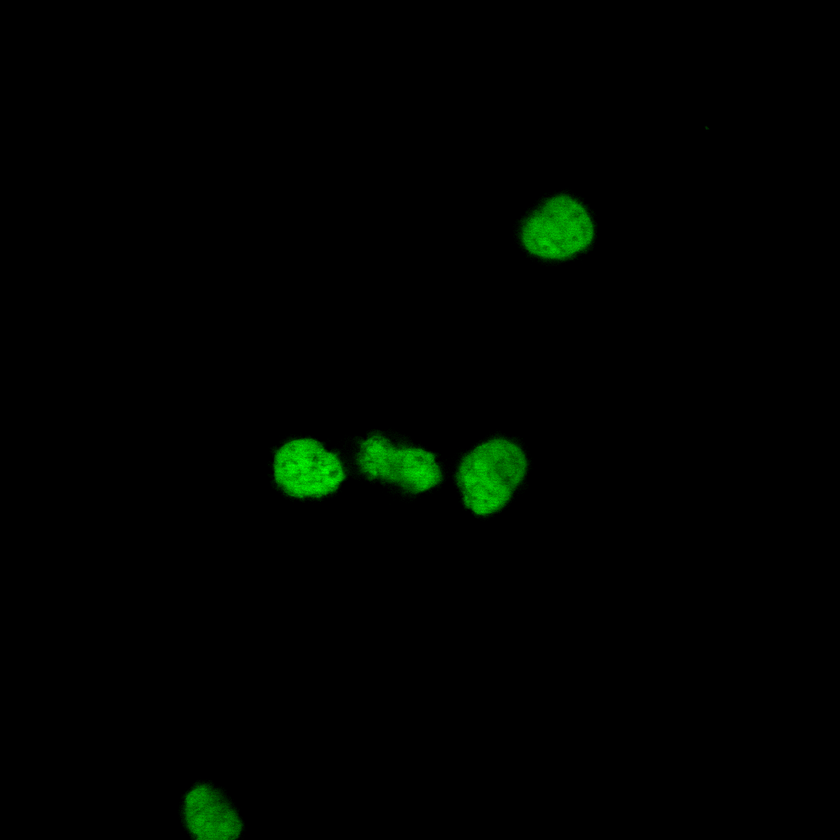
#> input picture LX-2/NT/01_nucleus.tif, 840 x 840 px, shrunk from 1024 x 1024 before the run, found by its file name
$ python main2d.py   (older library calls are emulated)
#> lines starting #> are read from the running program, lines starting #| are printed output that depends on the picture
### loader.py
import matplotlib.pyplot as plt

'''
Load single image
Input: filename
Output: ndarray
'''
def load_image(filename):
	temp = plt.imread(filename)
	return(temp)
#

'''
Load a set of images for the same slice.
Input: list of image filenames
Output: list of ndarrayas (in the same order as input data)
'''
def load_slice(filenames, togray = False):
	temp = []
	for i in filenames:
		ndarr = load_image(i)
		if togray:
			ndarr = select_channel(ndarr, 0) # move outside
		temp.append(ndarr)
	return(temp)
#

'''
Load several slices.
Input: list of lists of image filenames
Output: list of lists of ndarrayas (in the same order as input data)
'''
def load_slices(slices, togray = False):
	slices_data = []
	for i in slices:
		slices_data.append(load_slice(i, togray))
	return(slices_data)
#

# Select different channels

'''
Select only 1 channel from multichannel images
Input: ndarray (more than 2 dimensions)
Output: ndarray (2 dimensions)
'''
def select_channel(ndarr, channel = 0):
	temp = ndarr[:,:,channel]
	return(temp)
#

# '''
# Load stack of slices (multiple images per slice supported)
# Input: list of lists of image filenames
# Output: list of lists of ndarrayas (in the same order as input data)
# '''
# # def loadstack(filenames):
# 	temp = []
# 	for i in filenames:
# 		temp.append(loadslice[i])
# 	return(temp)
#

### processing.py
import scipy.ndimage
import mahotas
import numpy as np
import scipy.stats
import loader
import output

# # # # # # # # # # # #
#  Single image of pairs of images analysis
# # # # # # # # # # # #

'''
Select pixel values applying a mask (0/>1 mask).
Mask must have the same size of image.
'''
def select_region(image, mask):
	selection = image[mask>0]
	return(selection)
#


'''
Identify ROIs by taking all pixels with value > 0
'''
# [12 lines left out: function find_ROI, not called in this run]
#


'''
Identify ROI and returns molecule intensity values of selected pixels
'''
# [4 lines left out: function get_intensity, not called in this run]
#

def compare_distributions(dist1, dist2):
	return(scipy.stats.ranksums(dist1, dist2))
#

'''
Get molecular distribution from a deck of slices
For each slice evaluate:
- amount of molecule in pixels selected by mask
- amount of molecule in pixels from all the molecule image
- amount of molecule in pixels from all the molecule image but mask
'''
def get_molecule_distribution(dataset,
		nucleus_index = 0, molecule_index = 1,
		nucleus_channel = 1, molecule_channel = 0,
		nucleus_fill_holes = True, nucleus_otsu = True,
		molecule_fill_holes = False, molecule_otsu = True
		):

	slices = loader.load_slices(dataset)
	slices_gray = []
	for i in slices:
		slices_gray.append([])
		if not nucleus_channel == None:
			slices_gray[len(slices_gray)-1].append(loader.select_channel(i[nucleus_index], channel = nucleus_channel))
		else:
			slices_gray[len(slices_gray)-1].append(i[nucleus_index])
		if not molecule_channel == None:
			slices_gray[len(slices_gray)-1].append(loader.select_channel(i[molecule_index], channel = molecule_channel))
		else:
			slices_gray[len(slices_gray)-1].append(i[molecule_index])


	slices_mask = []
	for i in slices_gray:
		slices_mask.append([])
		slices_mask[len(slices_mask)-1].append(find_ROI(i[0], fill_holes=nucleus_fill_holes, otsu=nucleus_otsu))  # only nucleus
		slices_mask[len(slices_mask)-1].append(find_ROI(i[1], fill_holes=molecule_fill_holes, otsu=molecule_otsu))  # whole cell

	for i in slices_mask:
		i.append(i[1]*(1.0-i[0])) # only cyto


	slices_intensity = []
	for i in range(0,len(slices_mask)):
		slices_intensity.append([])
		for j in slices_mask[i]:
	 		slices_intensity[len(slices_intensity)-1].append(select_region(slices_gray[i][1], j))


	merged_intensity = []
	for i in range(0,len(slices_intensity[0])):
		merged_intensity.append(np.array([]))
	for j in slices_intensity:
		for k in range(0,len(j)):
			merged_intensity[k] = np.concatenate([merged_intensity[k], j[k]])

	# [4 lines of commented-out code are left out]

	data = {}
	data['slices'] = slices
	data['slices_gray'] = slices_gray
	data['slices_mask'] = slices_mask
	data['slices_intensity'] = slices_intensity
	data['merged_intensity'] = merged_intensity
	data['slices_dataset'] = dataset

	return(data)
#

# def compare_molecule_distribution(dataset,
# 		nucleus_index = 0, molecule_index = 1,
# 		nucleus_channel = 1, molecule_channel = 0,
# 		nucleus_fill_holes = True, nucleus_otsu = True,
# 		molecule_fill_holes = False, molecule_otsu = True
# 		):

def compare_molecule_distribution(datasets,
		nucleus_index = 0, molecule_index = 1,
		nucleus_channel = 1, molecule_channel = 0,
		nucleus_fill_holes = True, nucleus_otsu = True,
		molecule_fill_holes = False, molecule_otsu = True
		):
#> called with nucleus_index = 0, molecule_index = 1, nucleus_channel = 1, molecule_channel = 0, nucleus_fill_holes = True, nucleus_otsu = True, molecule_fill_holes = False, molecule_otsu = False
	conditions = []
	for i in datasets:
		conditions.append(get_molecule_distribution(i,
			nucleus_index = nucleus_index, molecule_index = molecule_index, nucleus_channel = nucleus_channel, molecule_channel = molecule_channel,
			nucleus_fill_holes = nucleus_fill_holes, nucleus_otsu = nucleus_otsu, molecule_fill_holes = molecule_fill_holes, molecule_otsu = molecule_otsu))
#> this loop made 1 pass
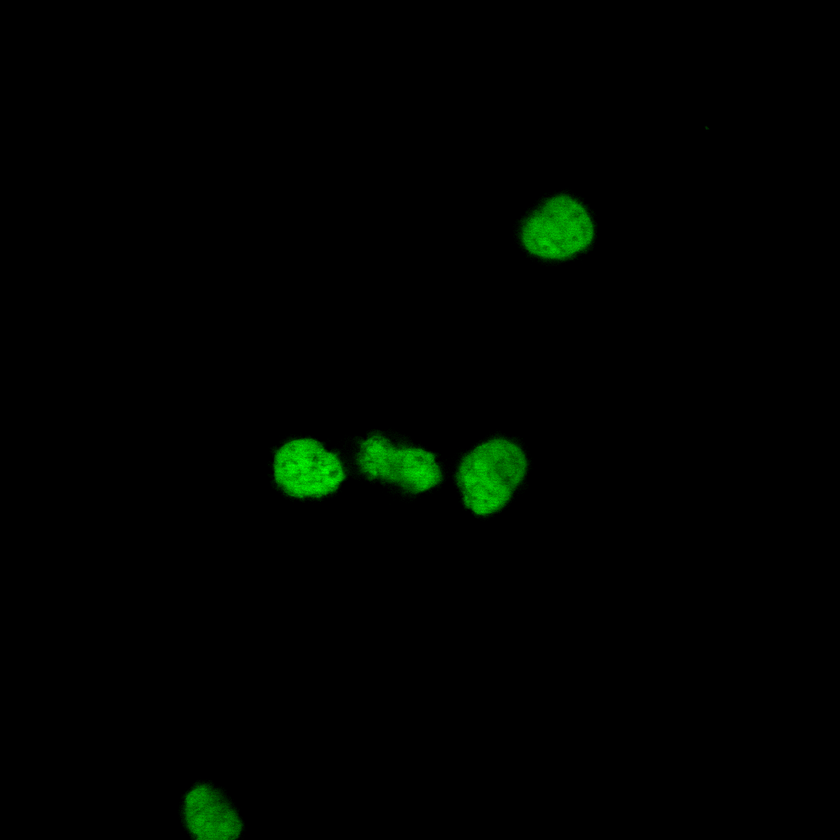
#> input picture LX-2/NT/01_nucleus.tif, 840 x 840 px, shrunk from 1024 x 1024 before the run, found by its file name
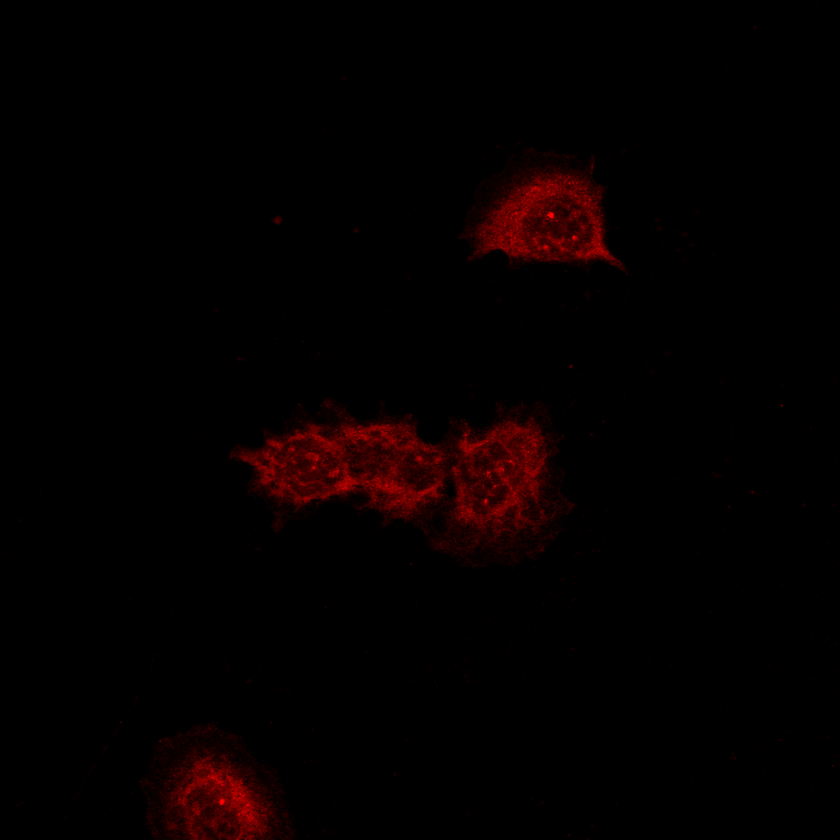
#> input picture LX-2/NT/01_LITAF.tif, 840 x 840 px, shrunk from 1024 x 1024 before the run, found by its file name
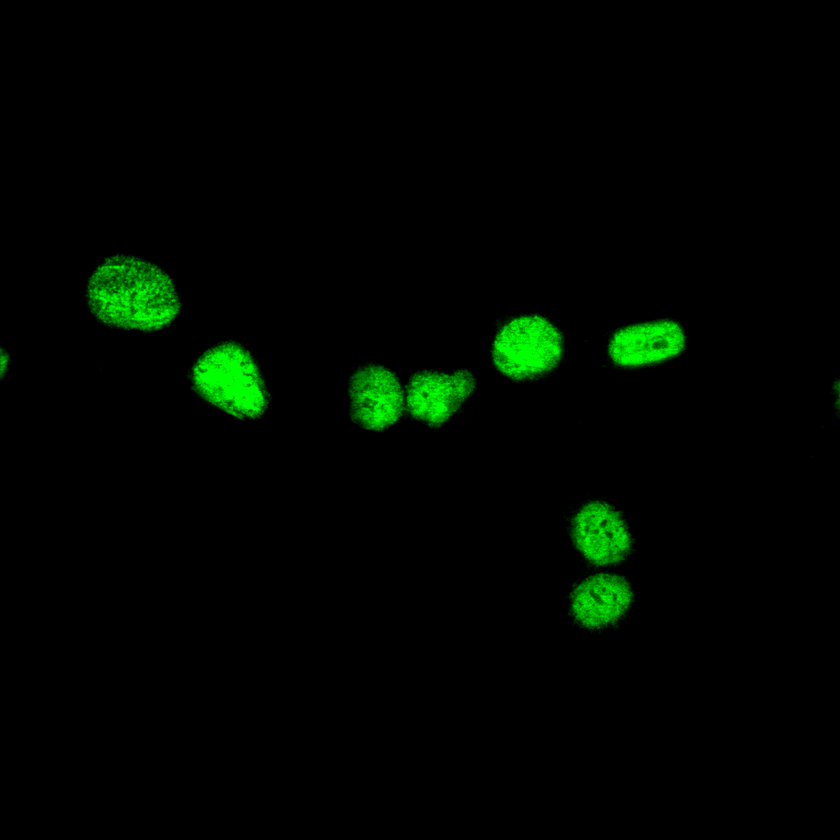
#> input picture LX-2/NT/02_nucleus.tif, 840 x 840 px, shrunk from 1024 x 1024 before the run, found by its file name
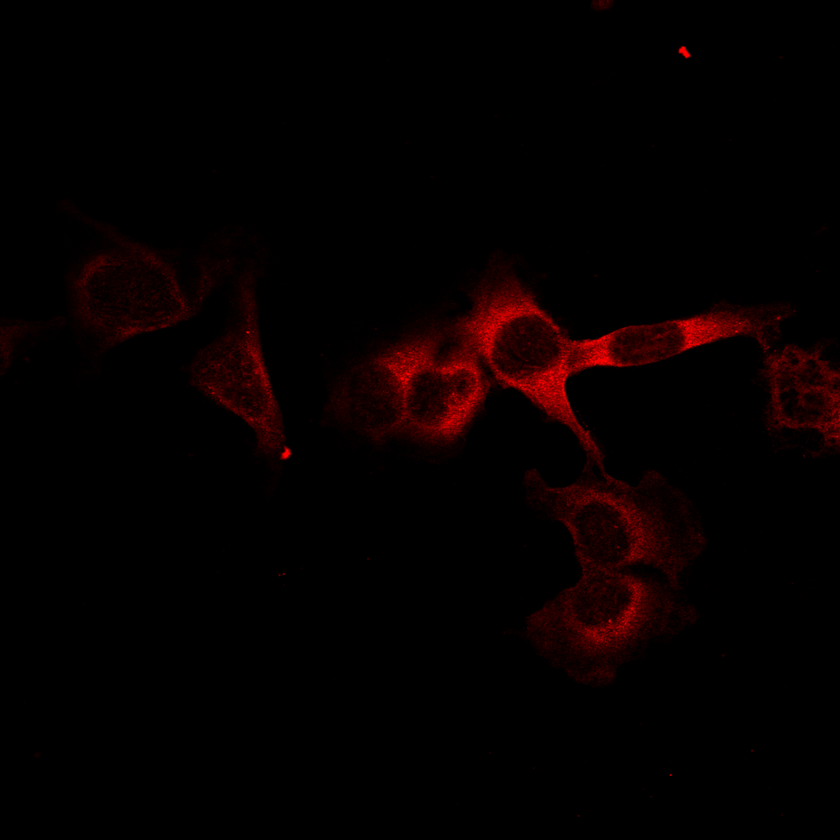
#> input picture LX-2/NT/02_LITAF.tif, 840 x 840 px, shrunk from 1024 x 1024 before the run, found by its file name
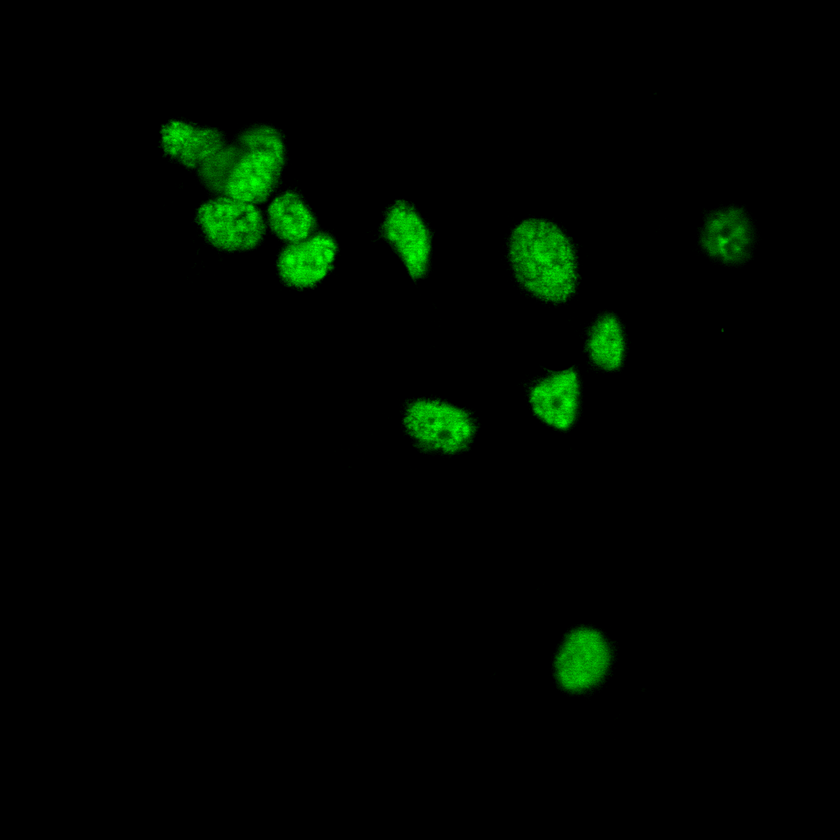
#> input picture LX-2/NT/03_nucleus.tif, 840 x 840 px, shrunk from 1024 x 1024 before the run, found by its file name
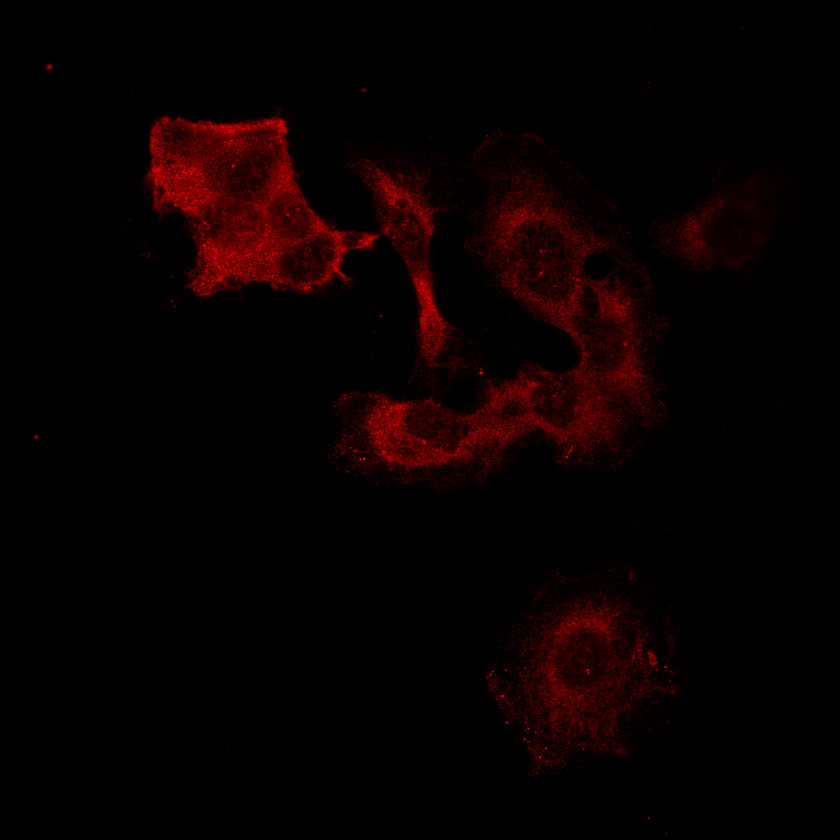
#> input picture LX-2/NT/03_LITAF.tif, 840 x 840 px, shrunk from 1024 x 1024 before the run, found by its file name
	return conditions
#

# [5 lines left out: function get_molecule_pos, not called in this run]
#

### main2d.py
import matplotlib.pyplot as plt
import numpy as np
import matplotlib.cm as cm
import scipy.stats
cmap = cm.Greys_r

import loader
import processing
import output


def test1(conditions, out_folder, conditions_labels = None, mask_label = 'mask', molecule_label = 'molecule'):
    data = processing.compare_molecule_distribution(conditions,
        nucleus_index = 0, molecule_index = 1, nucleus_channel = 1, molecule_channel = 0,
        nucleus_fill_holes = True, nucleus_otsu = True, molecule_fill_holes = False, molecule_otsu = False)

# PAIRWISE INTER CONDITION - masks - histo + boxplot - single slices
    for i in range(0,len(data)-1):
        for j in range(j+1,len(data)):
            temp = output.select_arrays([data[i], data[j]], merged = False, what = [0])
            labels1 = conditions_labels[i]*len(data[i])
            labels2 = conditions_labels[j]*len(data[j])
            labels = labels1 + labels2
            color1 = 'red' *len(data[i])
            color2 = 'green' * len(data[j])
            color = color1 + color2
            output.histogram(temp, log=True, labels = labels, histtype='step', bins=128, color = color, outfile = out_folder + '/' + conditions_labels[i] + '-' + conditions_labels[j] + '_histogram.png')
            output.boxplot(temp, labels = labels, outfile = out_folder + '/' + conditions_labels[i]  + '-' + conditions_labels[j] + '_boxplot.png')

# INTER CONDITION - masks - histo + boxplot - merged slices
    temp = output.select_arrays(data, merged = True, what = [0])
    labels = conditions_labels
    output.boxplot(temp, labels = labels, outfile = out_folder + '/' + 'mask' + '_merged_boxplot.png')
    output.histogram(temp, log=True, labels = labels, histtype='step', bins=128, color = None, outfile = out_folder + '/' + 'mask' + '_merged_histogram.png')

# SINGLE CONDITION - mask vs all - histo + boxplot - single slices
    for i in range(0,len(data)):
        temp = output.select_arrays([data[i]], merged = False, what = [0,1])
        labels = [ conditions_labels[i] + '_nuclei' , conditions_labels[i] + '_all']
        output.histogram(temp, log=True, labels = labels, histtype='step', bins=128, color = ['green', 'red']*(len(temp)/2), outfile = out_folder + '/' + conditions_labels[i] + '_histogram.png')
        output.boxplot(temp, labels = labels, outfile = out_folder + '/' + conditions_labels[i] + '_boxplot.png')

# SINGLE CONDITION - mask vs all - histo + boxplot - merged slices
    for i in range(0,len(data)):
        temp = output.select_arrays([data[i]], merged = True, what = [0,1])
        labels = [ conditions_labels[i] + '_nuclei' , conditions_labels[i] + '_all']
        output.histogram(temp, log=True, labels = labels, histtype='step', bins=128, color = ['green', 'red']*(len(temp)/2), outfile = out_folder + '/' + conditions_labels[i] + '_merged_histogram.png')
        output.boxplot(temp, labels = labels, outfile = out_folder + '/' + conditions_labels[i] + '_merged_boxplot.png')


    # temp = output.select_images([condition1], name = 'slices_mask', what = [1])
    return(data)
#


condition1_files = [
['../../data/Alisi/LX-2/NT/01_nucleus.tif', '../../data/Alisi/LX-2/NT/01_LITAF.tif'],
['../../data/Alisi/LX-2/NT/02_nucleus.tif', '../../data/Alisi/LX-2/NT/02_LITAF.tif'],
['../../data/Alisi/LX-2/NT/03_nucleus.tif', '../../data/Alisi/LX-2/NT/03_LITAF.tif'],
['../../data/Alisi/LX-2/NT/04_nucleus.tif', '../../data/Alisi/LX-2/NT/04_LITAF.tif']]

condition2_files = [
['../../data/Alisi/LX-2/2hLPS500/01_nucleus.tif', '../../data/Alisi/LX-2/2hLPS500/01_LITAF.tif'],
['../../data/Alisi/LX-2/2hLPS500/02_nucleus.tif', '../../data/Alisi/LX-2/2hLPS500/02_LITAF.tif'],
['../../data/Alisi/LX-2/2hLPS500/03_nucleus.tif', '../../data/Alisi/LX-2/2hLPS500/03_LITAF.tif'],
['../../data/Alisi/LX-2/2hLPS500/04_nucleus.tif', '../../data/Alisi/LX-2/2hLPS500/04_LITAF.tif']]

condition3_files = [
['../../data/Alisi/LX-2/2hLPS100/01_nucleus.tif', '../../data/Alisi/LX-2/2hLPS100/01_LITAF.tif'],
['../../data/Alisi/LX-2/2hLPS100/02_nucleus.tif', '../../data/Alisi/LX-2/2hLPS100/02_LITAF.tif'],
['../../data/Alisi/LX-2/2hLPS100/03_nucleus.tif', '../../data/Alisi/LX-2/2hLPS100/03_LITAF.tif'],
['../../data/Alisi/LX-2/2hLPS100/04_nucleus.tif', '../../data/Alisi/LX-2/2hLPS100/04_LITAF.tif']]

condition4_files = [
['../../data/Alisi/LX-2/2hLPS500+SB/01_nucleus.tif', '../../data/Alisi/LX-2/2hLPS500+SB/01_LITAF.tif'],
['../../data/Alisi/LX-2/2hLPS500+SB/02_nucleus.tif', '../../data/Alisi/LX-2/2hLPS500+SB/02_LITAF.tif'],
['../../data/Alisi/LX-2/2hLPS500+SB/03_nucleus.tif', '../../data/Alisi/LX-2/2hLPS500+SB/03_LITAF.tif'],
['../../data/Alisi/LX-2/2hLPS500+SB/04_nucleus.tif', '../../data/Alisi/LX-2/2hLPS500+SB/04_LITAF.tif']]

condition5_files = [
['../../data/Alisi/LX-2/2hLPS100+SB/01_nucleus.tif', '../../data/Alisi/LX-2/2hLPS100+SB/01_LITAF.tif'],
['../../data/Alisi/LX-2/2hLPS100+SB/02_nucleus.tif', '../../data/Alisi/LX-2/2hLPS100+SB/02_LITAF.tif'],
['../../data/Alisi/LX-2/2hLPS100+SB/03_nucleus.tif', '../../data/Alisi/LX-2/2hLPS100+SB/03_LITAF.tif'],
['../../data/Alisi/LX-2/2hLPS100+SB/04_nucleus.tif', '../../data/Alisi/LX-2/2hLPS100+SB/04_LITAF.tif']]

conditions_labels = ['NT', '2hLPS500', '2hLPS100', '2hLPS500+SB', '2hLPs100+SB']

conditions_files = [condition1_files, condition2_files, condition3_files, condition4_files, condition5_files]
#> (the run stopped early here; a loop or call above may not have finished)
